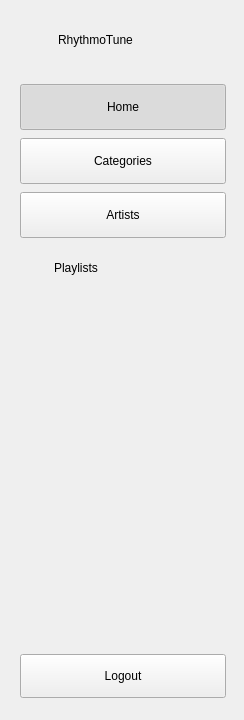
<?xml version="1.0" encoding="UTF-8"?>
<ui version="4.0">
 <class>Sidebar</class>
 <widget class="QWidget" name="sidebarRoot">
  <property name="geometry"><rect><x>0</x><y>0</y><width>244</width><height>720</height></rect></property>
  <layout class="QVBoxLayout" name="sidebarLayout">
   <property name="leftMargin"><number>20</number></property>
   <property name="topMargin"><number>26</number></property>
   <property name="rightMargin"><number>18</number></property>
   <property name="bottomMargin"><number>22</number></property>
   <property name="spacing"><number>8</number></property>
   <item>
    <layout class="QHBoxLayout" name="logoLayout">
     <property name="spacing"><number>10</number></property>
     <item>
      <widget class="QCustomQLabel" name="logoIcon">
       <property name="minimumSize"><size><width>28</width><height>28</height></size></property>
       <property name="maximumSize"><size><width>28</width><height>28</height></size></property>
       <property name="iconName" stdset="0"><string>activity</string></property>
       <property name="text"><string/></property>
      </widget>
     </item>
     <item>
      <widget class="QLabel" name="logoText">
       <property name="text"><string>RhythmoTune</string></property>
      </widget>
     </item>
     <item>
      <spacer name="logoSpacer">
       <property name="orientation"><enum>Qt::Horizontal</enum></property>
       <property name="sizeHint" stdset="0"><size><width>10</width><height>10</height></size></property>
      </spacer>
     </item>
    </layout>
   </item>
   <item>
    <spacer name="afterLogo">
     <property name="orientation"><enum>Qt::Vertical</enum></property>
     <property name="sizeType"><enum>QSizePolicy::Fixed</enum></property>
     <property name="sizeHint" stdset="0"><size><width>10</width><height>22</height></size></property>
    </spacer>
   </item>
   <item>
    <widget class="QCustomQPushButton" name="navHome">
     <property name="minimumSize"><size><width>0</width><height>46</height></size></property>
     <property name="cursor"><cursorShape>PointingHandCursor</cursorShape></property>
     <property name="checkable"><bool>true</bool></property>
     <property name="checked"><bool>true</bool></property>
     <property name="text"><string>Home</string></property>
     <property name="iconName" stdset="0"><string>home</string></property>
     <property name="iconSize"><size><width>20</width><height>20</height></size></property>
    </widget>
   </item>
   <item>
    <widget class="QCustomQPushButton" name="navCategories">
     <property name="minimumSize"><size><width>0</width><height>46</height></size></property>
     <property name="cursor"><cursorShape>PointingHandCursor</cursorShape></property>
     <property name="checkable"><bool>true</bool></property>
     <property name="text"><string>Categories</string></property>
     <property name="iconName" stdset="0"><string>grid</string></property>
     <property name="iconSize"><size><width>20</width><height>20</height></size></property>
    </widget>
   </item>
   <item>
    <widget class="QCustomQPushButton" name="navArtists">
     <property name="minimumSize"><size><width>0</width><height>46</height></size></property>
     <property name="cursor"><cursorShape>PointingHandCursor</cursorShape></property>
     <property name="checkable"><bool>true</bool></property>
     <property name="text"><string>Artists</string></property>
     <property name="iconName" stdset="0"><string>user</string></property>
     <property name="iconSize"><size><width>20</width><height>20</height></size></property>
    </widget>
   </item>
   <item>
    <spacer name="beforePlaylists">
     <property name="orientation"><enum>Qt::Vertical</enum></property>
     <property name="sizeType"><enum>QSizePolicy::Fixed</enum></property>
     <property name="sizeHint" stdset="0"><size><width>10</width><height>14</height></size></property>
    </spacer>
   </item>
   <item>
    <layout class="QHBoxLayout" name="playlistsHeader">
     <property name="leftMargin"><number>10</number></property>
     <item>
      <widget class="QCustomQLabel" name="playlistsIcon">
       <property name="minimumSize"><size><width>16</width><height>16</height></size></property>
       <property name="maximumSize"><size><width>16</width><height>16</height></size></property>
       <property name="iconName" stdset="0"><string>music</string></property>
       <property name="text"><string/></property>
      </widget>
     </item>
     <item>
      <widget class="QLabel" name="playlistsTitle">
       <property name="text"><string>Playlists</string></property>
      </widget>
     </item>
     <item>
      <spacer name="plHeaderSpacer">
       <property name="orientation"><enum>Qt::Horizontal</enum></property>
       <property name="sizeHint" stdset="0"><size><width>10</width><height>10</height></size></property>
      </spacer>
     </item>
     <item>
      <widget class="QCustomQLabel" name="playlistsChevron">
       <property name="minimumSize"><size><width>16</width><height>16</height></size></property>
       <property name="maximumSize"><size><width>16</width><height>16</height></size></property>
       <property name="iconName" stdset="0"><string>chevron-up</string></property>
       <property name="text"><string/></property>
      </widget>
     </item>
    </layout>
   </item>
   <item>
    <widget class="QWidget" name="playlistsBox" native="true">
     <layout class="QVBoxLayout" name="playlistsBoxLayout">
      <property name="leftMargin"><number>4</number></property>
      <property name="topMargin"><number>6</number></property>
      <property name="rightMargin"><number>0</number></property>
      <property name="bottomMargin"><number>0</number></property>
      <property name="spacing"><number>4</number></property>
     </layout>
    </widget>
   </item>
   <item>
    <spacer name="sidebarStretch">
     <property name="orientation"><enum>Qt::Vertical</enum></property>
     <property name="sizeHint" stdset="0"><size><width>10</width><height>40</height></size></property>
    </spacer>
   </item>
   <item>
    <widget class="QCustomQPushButton" name="navLogout">
     <property name="minimumSize"><size><width>0</width><height>44</height></size></property>
     <property name="cursor"><cursorShape>PointingHandCursor</cursorShape></property>
     <property name="text"><string>Logout</string></property>
     <property name="iconName" stdset="0"><string>log-out</string></property>
     <property name="iconSize"><size><width>19</width><height>19</height></size></property>
    </widget>
   </item>
  </layout>
 </widget>
 <customwidgets>
  <customwidget><class>QCustomQPushButton</class><extends>QPushButton</extends><header>Custom_Widgets.QCustomQPushButton</header></customwidget>
  <customwidget><class>QCustomQLabel</class><extends>QLabel</extends><header>Custom_Widgets.QCustomQLabel</header></customwidget>
 </customwidgets>
 <connections/>
</ui>
